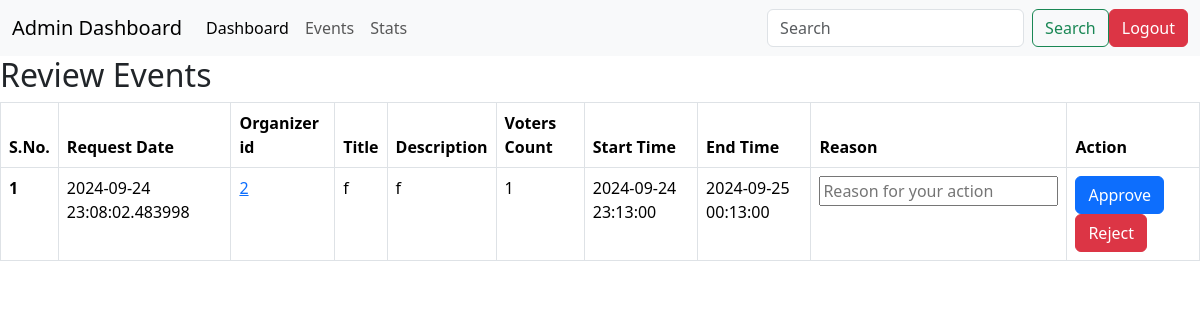
The page /admin/review on the database as committed earlier.
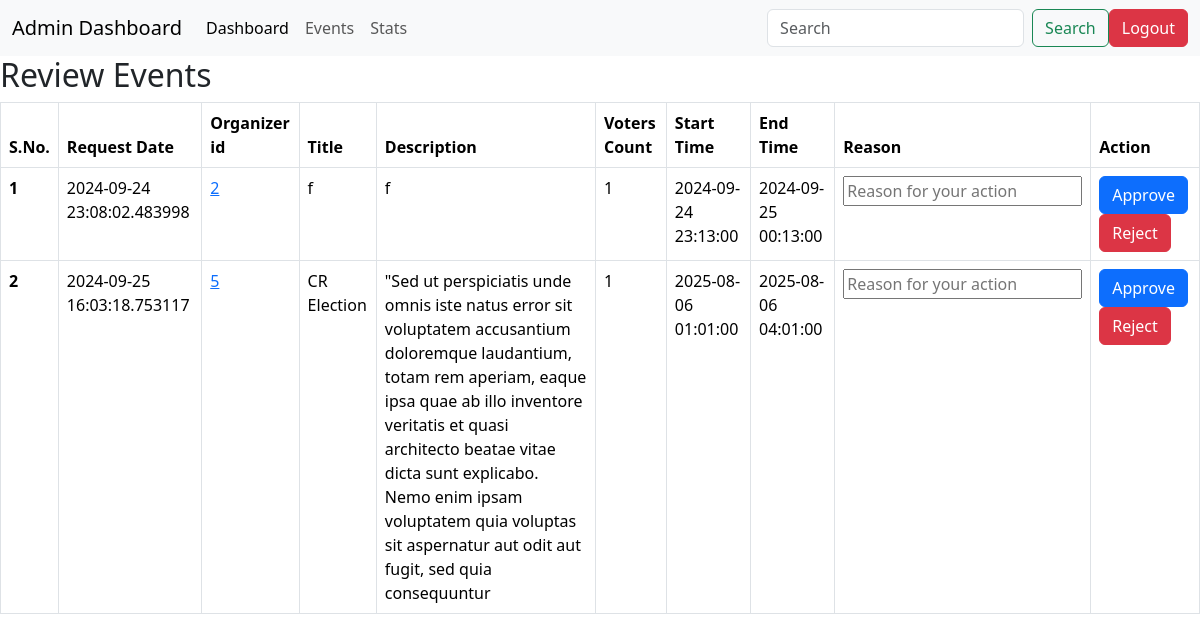
The same page on the database as committed later.
### application/models.py (models this page shows)
class Event(db.Model):
    id=db.Column(db.Integer(),primary_key=True)
    createTime=db.Column(db.DateTime)
    organizerId=db.Column(db.Integer(),db.ForeignKey('user.id'))
    title=db.Column(db.String(),default='x')
    desc=db.Column(db.String(),default='x')
    endTime=db.Column(db.DateTime,nullable=False)
    startTime=db.Column(db.DateTime,nullable=False)
    isApproved=db.Column(db.Boolean,default=False)
    voterCount=db.Column(db.Integer())
    durHour=db.Column(db.Integer())
    durMin=db.Column(db.Integer())
    numWinners=db.Column(db.Integer(),default=1)
    votes=db.relationship('Vote',backref='event')

### application/controllers.py (the view)
@app.route('/admin/review')
def adminReview():
    events=Event.query.filter_by(isApproved=0).all()
    return render_template('admin_review.html',events=events)

### templates/admin_review.html (shortened to what this page needs)
<!DOCTYPE html>
<html lang="en">
<head>
    <link href="https://cdn.jsdelivr.net/npm/bootstrap@5.3.3/dist/css/bootstrap.min.css" rel="stylesheet">
</head>
<body>
    <nav class="navbar navbar-expand-lg bg-body-tertiary">
        <div class="container-fluid">
          <a class="navbar-brand" href="#">Admin Dashboard</a>
          <div class="collapse navbar-collapse" id="navbarSupportedContent">
            <ul class="navbar-nav me-auto mb-2 mb-lg-0">
              <li class="nav-item">
                <a class="nav-link active" aria-current="page" href="/admin">Dashboard</a>
              </li>
              <li class="nav-item">
                <a class="nav-link" href="/admin/events">Events</a>
              </li>
              <li class="nav-item">
                <a class="nav-link" href="/admin/stats">Stats</a>
              </li>
            </ul>
            <form class="d-flex" role="search">
              <input class="form-control me-2" type="search" placeholder="Search" aria-label="Search">
              <button class="btn btn-outline-success" type="submit">Search</button>
            </form>
            <a class="btn btn-danger" href="/">Logout</a>
          </div>
        </div>
      </nav>
    <h2>Review Events</h2>
    {% if events|length == 0 %}
        <h3>No Events To Review</h3>
    {%else%}
    <table class="table table-bordered">
        <thead>
            <tr>
                <th scope="col">S.No.</th>
                <th scope="col">Request Date</th>
                <th scope="col">Organizer id</th>
                <th scope="col">Title</th>
                <th scope="col">Description</th>
                <th scope="col">Voters Count</th>
                <th scope="col">Start Time</th>
                <th scope="col">End Time</th>
                <th scope="col">Reason</th>
                <th scope="col">Action</th>
            </tr>
        </thead>
        <tbody>
            {%for event in events%}
                <tr>
                    <th scope="row">{{loop.index}}</th>
                    <td>{{event.createTime}}</td>
                    <td><a href="/admin/{{event.organizerId}}/watchUser">{{event.organizerId}}</a></td>
                    <td>{{event.title}}</td>
                    <td>{{event.desc}}</td>
                    <td>{{event.voterCount}}</td>
                    <td>{{event.startTime}}</td>
                    <td>{{event.endTime}}</td>
                    <td><input type="text" placeholder="Reason for your action"></td>
                    <td><a type="button" class="btn btn-primary" href="/admin/{{event.id}}/approve">Approve</a><a type="button" class="btn btn-danger" href="/admin/{{event.id}}/reject">Reject</a></td>
                </tr>
              {%endfor%}
        </tbody>
    </table>
    {%endif%}
</body>
</html>

Rows that differ between the two databases and show on the page:
added Event: createTime "2024-09-25 16:03:18.753117", organizerId "5", title "CR Election", desc "\"Sed ut perspiciatis unde omnis iste natus error sit voluptatem accusantium doloremque laudantium, totam rem aperiam, eaque ipsa quae ab illo inventore veritatis et quasi architecto beatae vitae dicta sunt explicabo. Nemo enim ipsam voluptatem quia voluptas sit aspernatur aut odit aut fugit, sed quia consequuntur", voterCount "1", startTime "2025-08-06 01:01:00", endTime "2025-08-06 04:01:00"
